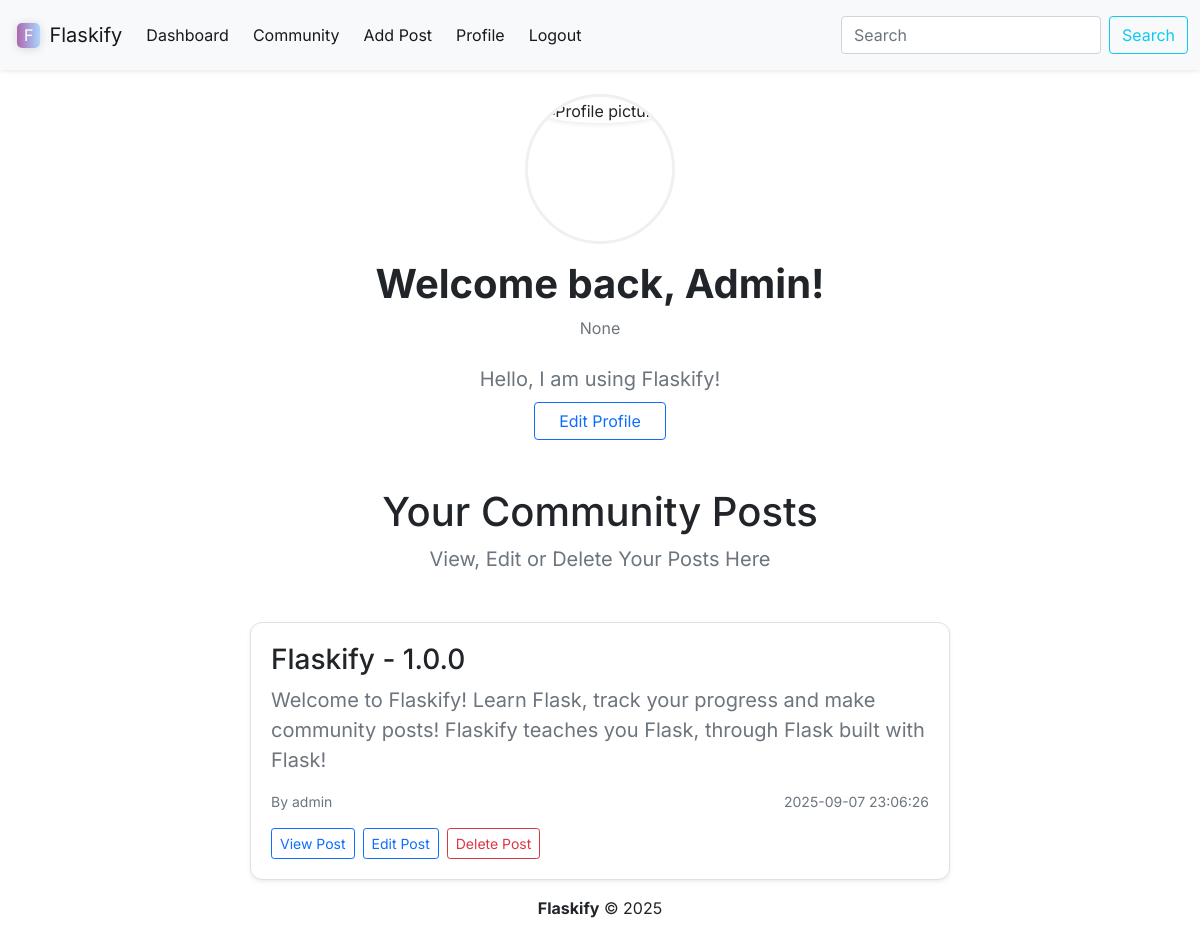
The page /profile (signed in) on the database as committed earlier.
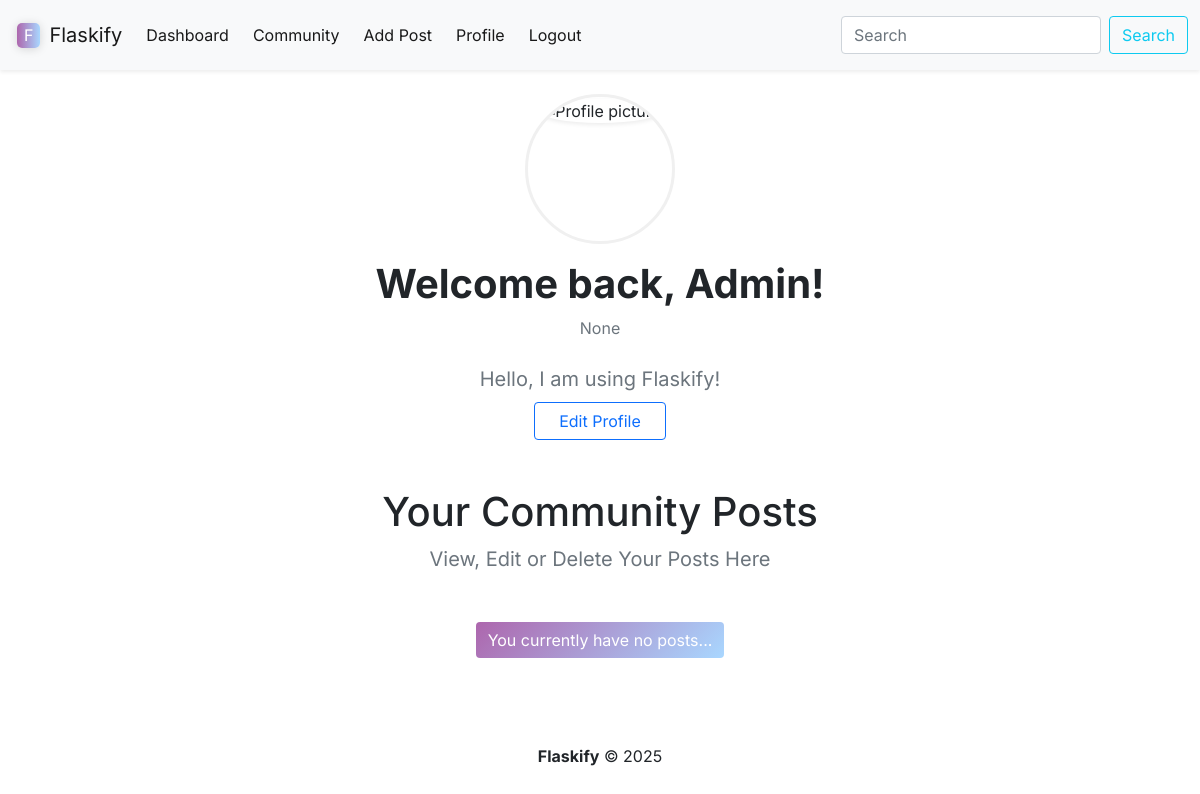
The same page on the database as committed later.
### models.py (models this page shows)
class Posts(db.Model):
    id = db.Column(db.Integer, primary_key=True)
    title = db.Column(db.String(999))
    content = db.Column(db.Text)
    author = db.Column(db.String(999))
    date_posted = db.Column(db.DateTime, default=datetime.now(timezone.utc))
    slug = db.Column(db.String(255))
    user_id = db.Column(db.Integer)

### app.py (the view)
@app.route('/profile')
@login_required
def profile():
    posts = (Posts.query
             .filter_by(user_id = current_user.id)
             .order_by(Posts.date_posted.desc())
             .all())
    return render_template("profile.html", current_user=current_user, posts=posts)

### web_forms.py
class SearchForm(FlaskForm):
    searched = StringField("Searched", validators=[DataRequired()])
    submit = SubmitField("Submit")

### app.py (called while the page is built)
@app.context_processor
def base():
    form = SearchForm()
    return dict(form=form)

@login_manager.user_loader
def load_user(user_id):
    return Users.query.get(int(user_id))

### templates/profile.html
{% extends 'base.html' %}
{% block navigation_items %}
    {% include 'components/nav_component.html' %}
{% endblock %}
{% block section %}
  <div class="d-flex flex-column align-items-center text-center font-for-text mb-5">
    <div class="profile-pic-wrapper mb-3">
      <img src="https://tse2.mm.bing.net/th/id/OIP.-n6mzk6Qt5Tu-I3ek1It1gHaHa?r=0&rs=1&pid=ImgDetMain&o=7&rm=3"
           alt="Profile picture"
           class="profile-pic shadow-sm">
    </div>
    <h1 class="fw-bold">Welcome back, {{ current_user.name.title() }}!</h1>
    <p class="text-secondary mb-4">{{ current_user.aspiring_job }}</p>
    <p class="text-muted fs-5 mb-2">{{ current_user.bio }}</p>
    <a href="{{ url_for('update', id=current_user.id) }}" class="btn btn-outline-primary px-4">
      Edit Profile
    </a>
  </div>
  <div class="text-center mb-5">
    <h1 class="font-for-text">Your Community Posts</h1>
    <p class="font-for-text text-muted fs-5">View, Edit or Delete Your Posts Here</p>
  </div>
  {% if not posts %}
    <div class="d-flex justify-content-center mb-4">
        <a class="font-for-text text-white btn button-bg-style" href="{{url_for('add_post')}}">You currently have no posts...</a>
    </div>
  {% endif %}
  <div class="d-flex flex-column align-items-center gap-4 font-for-text">
    {% for post in posts %}
      <div class="post-container-styling bg-white shadow-sm">
        <h3 class="fw-semibold mb-2">{{ post.title }}</h3>
        <p class="fs-5 text-secondary mb-3">{{ post.content }}</p>
        <div class="d-flex justify-content-between text-muted small mb-3">
          <span>By {{ post.author }}</span>
          <span>{{ post.date_posted.strftime("%Y-%m-%d %H:%M:%S") }}</span>
        </div>
        <div class="d-flex flex-row gap-2">
            <div class="">
                <a class="btn btn-sm btn-outline-primary" href="{{ url_for('post', id=post.id) }}">
                    View Post
                </a>
            </div>
            <div class="">
                <a class="btn btn-sm btn-outline-primary" href="{{ url_for('edit_post', id=post.id) }}">
                    Edit Post
                </a>
            </div>
            <div class="">
                <a class="btn btn-sm btn-outline-danger" href="{{ url_for('delete_post', id=post.id) }}">
                    Delete Post
                </a>
            </div>
        </div>
      </div>
    {% endfor %}
  </div>
{% endblock %}

Rows that differ between the two databases and show on the page:
removed Posts: title "Flaskify - 1.0.0", content "Welcome to Flaskify! Learn Flask, track your progress and make community posts! Flaskify teaches you Flask, through Flask built with Flask!", author "admin", date_posted "2025-09-07 23:06:26"
Other text that changed with them:
text now shown: "You currently have no posts..."
